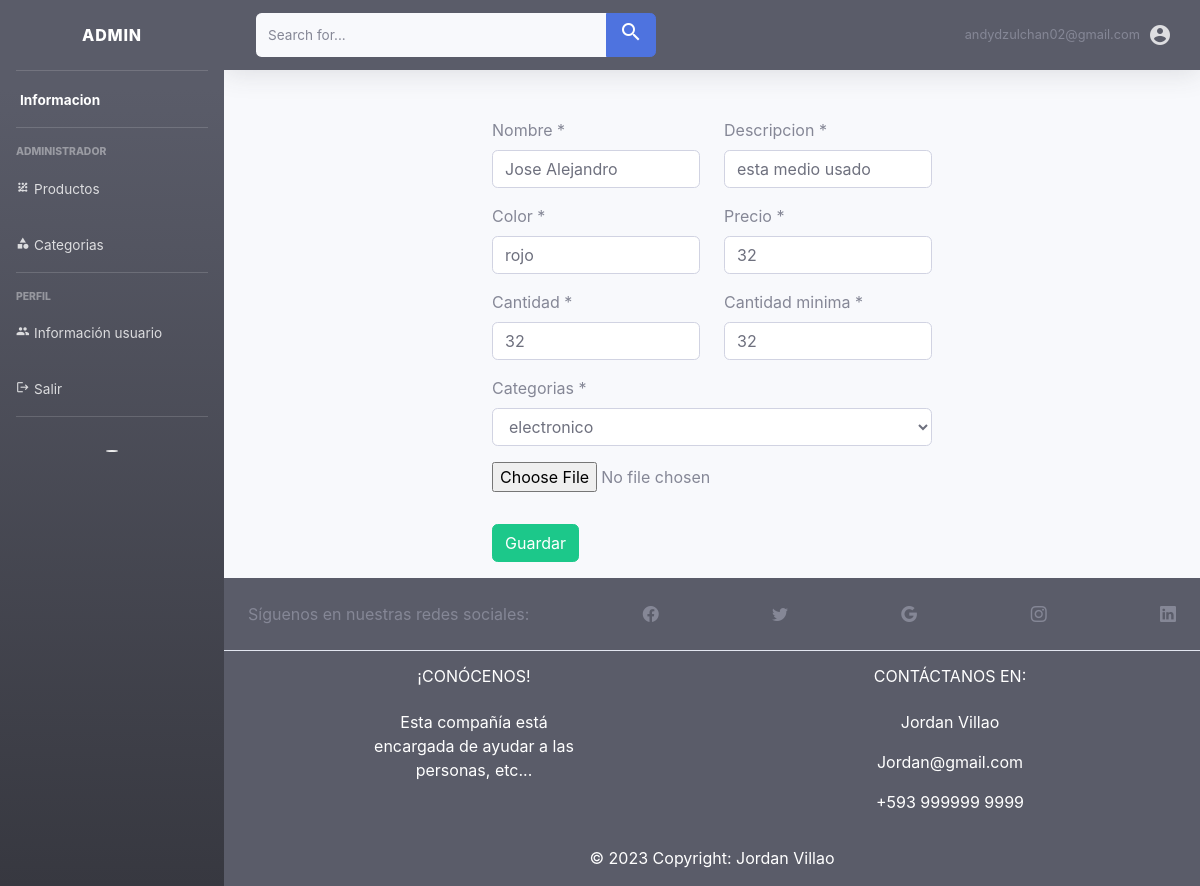
Screenshot of /views/usuarios/producto_editar.php?id=20 (signed in) with the database file from the repository.
### tables this page shows
CREATE TABLE IF NOT EXISTS `productos` (
  `id` int NOT NULL AUTO_INCREMENT,
  `nombre` varchar(50) NOT NULL,
  `descripcion` varchar(100) NOT NULL,
  `color` varchar(20) NOT NULL,
  `precio` float NOT NULL,
  `cantidad` varchar(3) NOT NULL,
  `cantidad_min` int NOT NULL,
  `categorias` varchar(50) NOT NULL,
  `imagen` longblob NOT NULL,
  PRIMARY KEY (`id`),
  UNIQUE KEY `nombre` (`nombre`)
);

### views/usuarios/producto_editar.php (the view, shortened to what this page needs)
<?php
$id = $_GET['id'];
require_once ("../../includes/_db.php");
$consulta = "SELECT * FROM productos WHERE id = $id";
$resultado = mysqli_query($conexion, $consulta);
$productos = mysqli_fetch_assoc($resultado);
?>
<!DOCTYPE html>
<html lang="en">
<?php require '../../includes/_header.php' ?>
<body>
<div class="container">
<div class="col-sm-6 offset-3 mt-5">
<form action="../../includes/_functions.php" method="POST"  enctype="multipart/form-data" >
<div class="row">
<div class="col-sm-6">
<div class="mb-3">
<label for="nombre" class="form-label">Nombre *</label>
<input type="text"  id="nombre" name="nombre" value="<?php echo $productos ['nombre']; ?>" class="form-control" required>
</div>
</div>
<div class="col-sm-6">
<div class="mb-3">
<label for="descripcion" class="form-label">Descripcion *</label>
<input type="text"  id="descripcion" name="descripcion" value="<?php echo $productos ['descripcion']; ?>" class="form-control" required>
</div>
</div>
</div>
<div class="row">
<div class="col-sm-6">
<div class="mb-3">
<label for="color" class="form-label">Color *</label>
<input type="text"  id="color" name="color" value="<?php echo $productos ['color']; ?>"  class="form-control" required>
</div>
</div>
<div class="col-sm-6">
<div class="mb-3">
<label for="precio" class="form-label">Precio *</label>
<input type="number"  id="precio" name="precio"  value="<?php echo $productos ['precio']; ?>" class="form-control" required>
</div>
</div>
</div>
<div class="row">
<div class="col-sm-6">
<div class="mb-3">
<label for="cantidad" class="form-label">Cantidad *</label>
<input type="number"  id="cantidad" name="cantidad"  value="<?php echo $productos ['cantidad']; ?>" class="form-control" required>
</div>
</div>
<div class="col-sm-6">
<div class="mb-3">
<label for="cantidad" class="form-label">Cantidad minima *</label>
<input type="number"  id="cantidamin" name="cantidadmin" value="<?php echo $productos ['cantidad']; ?>" class="form-control" required>
</div>
</div>
</div>
<div class="row">
    <div class="col-sm-12">
    <div class="mb-3">
<label for="categorias" class="form-label">Categorias *</label>
<select name="categorias" id="categorias" class="form-control" required>
    <option value="electronico">electronico</option>
  </select>
    </div>
</div>
</div>
<div class="mb-3">
<div class="row">
        <div class="col-sm-12">
            <div class="form-group">
                <input type="file" class="form-control-file"  name="foto" id="foto" required>
            </div>
        </div>
    </div>
</div>
<div class="mb-3">
<button type="submit" class="btn btn-success">Guardar</button>
</div>
</form>
</div>
</div>
</body>
<?php require '../../includes/_footer.php' ?>
</html>

### rows the page displays
productos: nombre "Jose Alejandro", descripcion "esta medio usado", color "rojo", precio "32", cantidad "32", cantidadmin "32"

### other values shown
$actualsesion "andydzulchan02@gmail.com"
